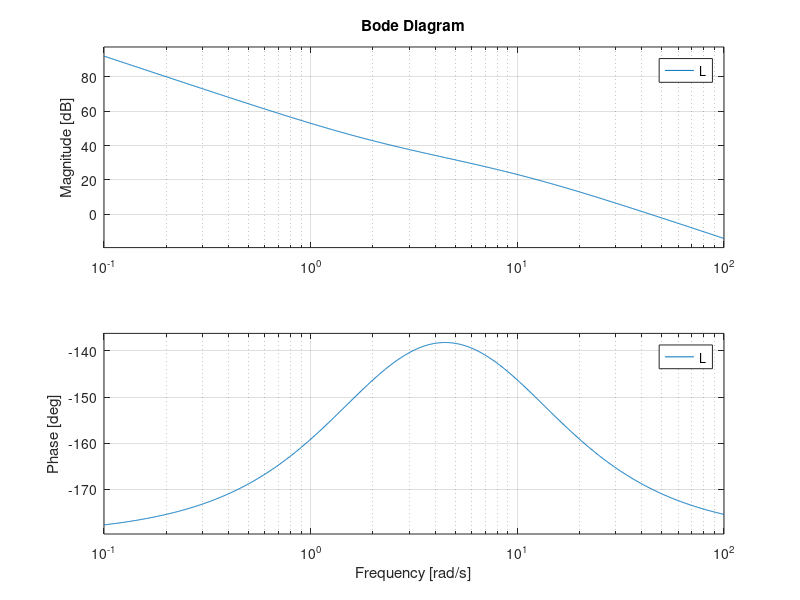
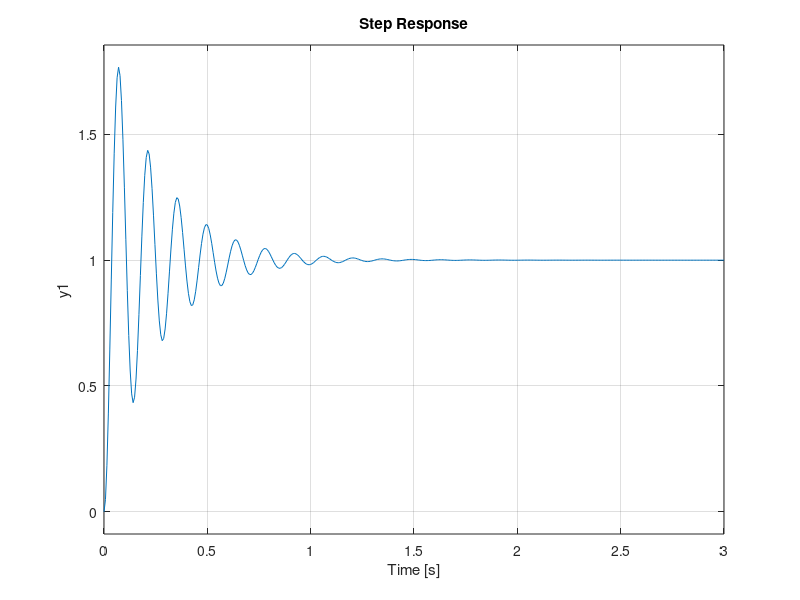

Write MATLAB code to recreate these figures, in order.
% DC motor parameters
J = 0.01;
b = 0.1;
K = 1.0;

s = tf('s');

% Plant and PI controller
G = K / (J*s^2 + b*s);
Kp = 20;
Ki = 40;
C = Kp + Ki/s;

L = C*G;
T = feedback(L, 1);

% Bode plot of loop transfer
figure; bode(L); grid on;

% Step response of closed loop
figure; step(T); grid on;

% In Simulink, the same servo can be implemented using blocks:
%   - Transfer Fcn for G(s)
%   - Sum blocks for feedback
%   - PI controller block or manual gain + integrator
% This allows visual experimentation with loop shapes and performance.
